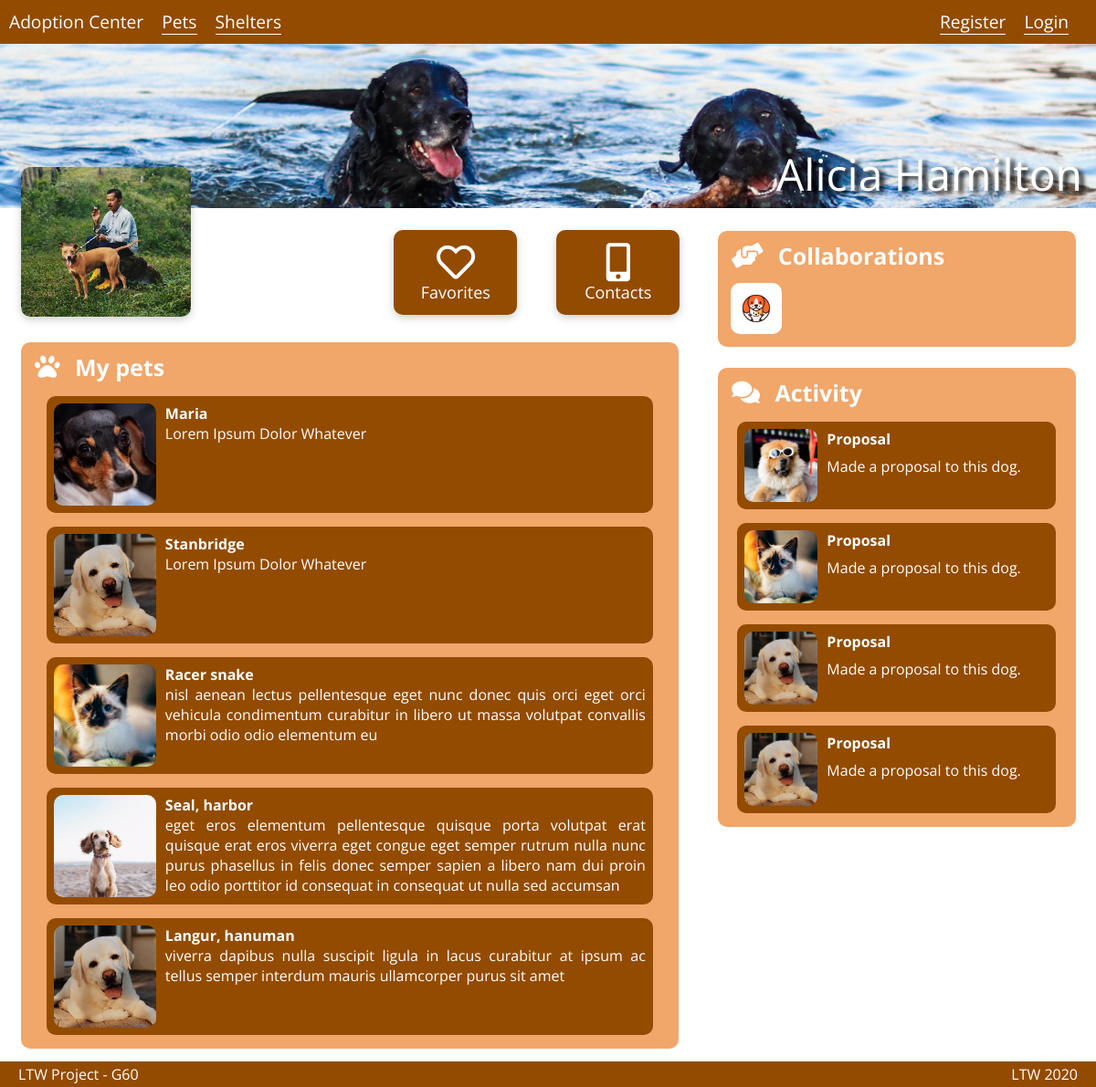
/user_profile.php?id=3, run on the app's committed database.
### tables this page shows
CREATE TABLE Users (
  user_id     INTEGER PRIMARY KEY,
  username    VARCHAR,
  password    TEXT,
  name        VARCHAR,
  info        VARCHAR
);

CREATE TABLE Collaborators (
  shelter_id    INTEGER,
  user_id       INTEGER,
  CONSTRAINT collab_fk1 FOREIGN KEY (shelter_id) REFERENCES Shelters(shelter_id),
  CONSTRAINT collab_fk2 FOREIGN KEY (user_id) REFERENCES Users(user_id),
  CONSTRAINT collab_pk PRIMARY KEY(shelter_id, user_id)
);

CREATE TABLE ProposalsUser (
    prop_id     INTEGER PRIMARY KEY,
    pet_id      INTEGER,
    user_id     INTEGER,
    text        VARCHAR,
    date        VARCHAR,
    CONSTRAINT  prop_fk1 FOREIGN KEY (pet_id) REFERENCES Pets(pet_id),
    CONSTRAINT  prop_fk2 FOREIGN KEY (user_id) REFERENCES Users(user_id)
);

### user_profile.php (called while the page is built, shortened)
<?php
include_once('database/connection.php');
include_once('database/pets.php');
include_once('database/users.php');
$user = getUserByID($_GET['id']);
$pets = getUserPets($_GET['id']);
$favorites = getUserFavorites($_GET['id']);
$activity = getUserActivity($_GET['id']);
$collaborations = getUserCollaborations($_GET['id']);
include('templates/common/header.php');
include('templates/common/navigation_bar.php');
include('templates/pets/user_profile.php');
include('templates/common/footer.php');

### database/users.php (called while the page is built, shortened)
<?php
function getUserByID($id) {
    global $db;
    if ($stmt = $db->prepare('SELECT * FROM Users WHERE user_id = :id')) {
        $stmt->bindParam(':id', $id);
        $stmt->execute();
        return $stmt->fetch();
    }
    else {
        printf('errno: %d, error: %s', $db->errorCode(), $db->errorInfo()[2]);
        die;
    }
}
function getUserPets($id) {
    global $db;
    if ($stmt = $db->prepare('
        SELECT Pets.name as PetName, Pets.pet_id as PetID, Pets.info as PetInfo
        FROM Users, Users_Pets, Pets
        WHERE Users.user_id = :id
        AND Users_Pets.user_id = :id
        AND Users_Pets.pet_id = Pets.pet_id')) {
        $stmt->bindParam(':id', $id);
        $stmt->execute();
        return $stmt->fetchAll();
    }
    else {
        printf('errno: %d, error: %s', $db->errorCode(), $db->errorInfo()[2]);
        die;
    }
}
function getUserFavorites($id) {
  global $db;
  if ($stmt = $db->prepare('
        SELECT Pets.name as PetName, Pets.pet_id as PetID, Pets.info as PetInfo
        FROM Users, Favorites, Pets
        WHERE Users.user_id = :id
        AND Favorites.user_id = :id
        AND Favorites.pet_id = Pets.pet_id')) {
    $stmt->bindParam(':id', $id);
    $stmt->execute();
    return $stmt->fetchAll();
  }
  else {
    printf('errno: %d, error: %s', $db->errorCode(), $db->errorInfo()[2]);
    die;
  }
}
function getUserCollaborations($id) {
    global $db;
    if ($stmt = $db->prepare('
        SELECT *
        FROM Shelters, Collaborators
        WHERE Collaborators.user_id = :id
        AND Shelters.shelter_id = Collaborators.shelter_id')) {
        $stmt->bindParam(':id', $id);
        $stmt->execute();
        return $stmt->fetchAll();
    }
    else {
        printf('errno: %d, error: %s', $db->errorCode(), $db->errorInfo()[2]);
        die;
    }
}
function getUserActivity($id) {
    global $db;
    if ($stmt = $db->prepare('
        SELECT *
        FROM Users, ProposalsUser
        WHERE Users.user_id = ProposalsUser.user_id
        AND Users.user_id = :id
        ORDER BY date DESC
        LIMIT 4')) {
        $stmt->bindParam(':id', $id);
        $stmt->execute();
        return $stmt->fetchAll();
    }
    else {
        printf('errno: %d, error: %s', $db->errorCode(), $db->errorInfo()[2]);
        die;
    }
}

### database/pets.php (called while the page is built, shortened)
<?php
function getImageByPetId($petID){
    global $db;
    if ($stmt = $db->prepare('SELECT * FROM Pets_Images WHERE pet_id = :id')) {
        $stmt->bindParam(':id', $petID);
        $stmt->execute();
        return $stmt->fetch()[0];
    }
    else {
        printf('errno: %d, error: %s', $db->errorCode(), $db->errorInfo()[2]);
        die;
    }
}

### templates/pets/user_profile.php (the view, shortened to what this page needs)
<section class="banner"
         style="background-image: url('database/images/users/header/originals/<?= $user['user_id'] ?>.jpg');">
    <a><?= $user['name'] ?></a>
</section>
<section class="user_profile">
    <section class="left">
        <div class="profile_pic"
             style="background-image: url('database/images/users/profile/thumbs_medium/<?= $user['user_id'] ?>.jpg') ">
        </div>
        <div id="favorites">
            <label><i id="fav_icon" class="far fa-heart"></i>
                <span>Favorites</span>
            </label>
        </div>
        <div id="contact">
            <label><i id="contact_icon" class="fas fa-mobile-alt"></i>
                <span>Contacts</span>
            </label>
        </div>
        <div class="user_pets">
            <div class="title"><i class="fas fa-paw"></i>
                <span>My pets</span></div>
            <div class="pets_container">
                <?php foreach ($pets as $pet) { ?>
                    <div class="pet">
                        <a href="pet_detail.php?id=<?= $pet['PetID'] ?>">
                            <div class="pet-img" style="background-image: url('database/images/pets/thumbs_medium/<?= getImageByPetId($pet['PetID']) ?>.jpg')"></div>
                            <div class="container-pet">
                                <h4><b><?= $pet['PetName'] ?></b></h4>
                                <p><?= $pet['PetInfo'] ?></p>
                            </div>
                        </a>
                    </div>
                <?php } ?>
            </div>
        </div>
    </section>
    <section class="right">
        <div class="collaborations">
            <div class="title"> <i class="fas fa-hands-helping"></i>
                <span>Collaborations</span></div>
            <div id="collaboration-imgs">
                <?php foreach ($collaborations as $collab) { ?>
                    <a href="shelter_profile.php?id=<?= $collab['shelter_id'] ?>">
                        <div class="collaboration-img" style="background-image: url('database/images/shelters/profile/thumbs_medium/<?= $collab['shelter_id'] ?>.jpg') ">
                        </div>
                    </a>
                <?php } ?>
            </div>
        </div>
        <div class="user_activity">
            <div class="title"><i class="fas fa-comments"></i>
                <span>Activity</span></div>
            <?php $count = 0; foreach ($activity as $act) { ?>
                <div class="activity-card">
                    <a href="pet_detail.php?id=<?= $act['pet_id'] ?>">
                        <div class="activity-img" style="background-image: url('database/images/pets/thumbs_medium/<?= getImageByPetId($act['pet_id']) ?>.jpg')"></div>
                        <div class="container-activity">
                            <h4><b>Proposal</b></h4>
                            <p> Made a proposal to this dog.</p>
                        </div>
                    </a>
                </div>
            <?php } ?>
        </div>
    </section>
</section>

### data on the page
users: name "Alicia Hamilton"
proposalsuser: shows a picture
proposalsuser: shows a picture

### other printed values
$pet['PetName'] "Maria"
$pet['PetInfo'] "Lorem Ipsum Dolor Whatever"
$pet['PetName'] "Stanbridge"
$pet['PetName'] "Racer snake"
$pet['PetInfo'] "nisl aenean lectus pellentesque eget nunc donec quis orci eget orci vehicula condimentum curabitur in libero ut massa volutpat convallis morbi odio odio elementum eu"
$pet['PetName'] "Seal, harbor"
$pet['PetName'] "Langur, hanuman"
$pet['PetInfo'] "viverra dapibus nulla suscipit ligula in lacus curabitur at ipsum ac tellus semper interdum mauris ullamcorper purus sit amet"
